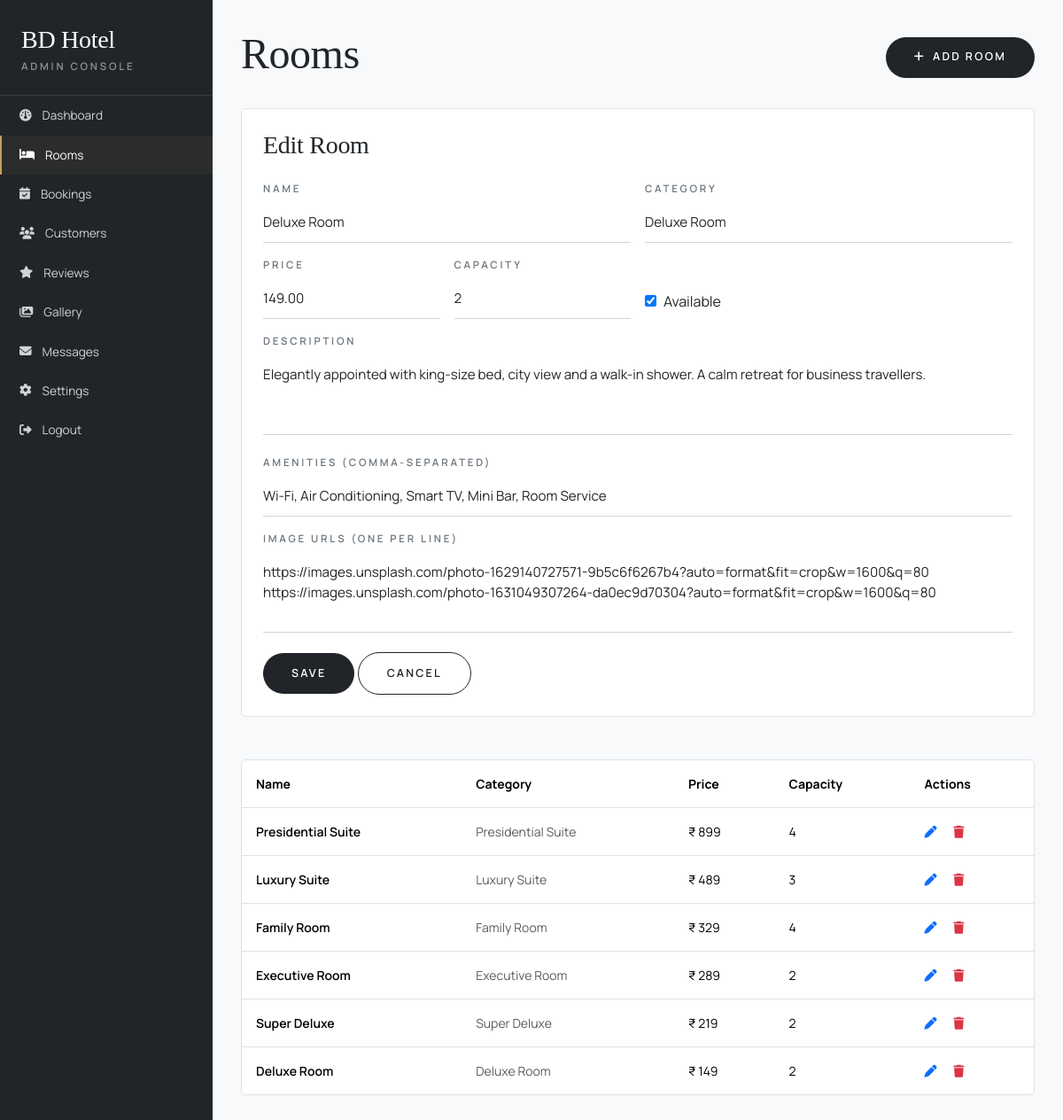
The app's page /admin/rooms.php?edit=1 (signed in) with its own data.
### tables this page shows
CREATE TABLE `rooms` (
  `id`          INT UNSIGNED AUTO_INCREMENT PRIMARY KEY,
  `name`        VARCHAR(150) NOT NULL,
  `category`    VARCHAR(80)  NOT NULL,
  `price`       DECIMAL(10,2) NOT NULL,
  `capacity`    TINYINT UNSIGNED NOT NULL DEFAULT 2,
  `description` TEXT NOT NULL,
  `amenities`   TEXT,                      
  `images`      TEXT,                      
  `available`   TINYINT(1) NOT NULL DEFAULT 1,
  `created_at`  DATETIME NOT NULL DEFAULT CURRENT_TIMESTAMP,
  INDEX `idx_category` (`category`),
  INDEX `idx_price` (`price`)
);

### database/db_connect.php (called while the page is built, shortened)
<?php
function db(): PDO {
    static $pdo = null;
    if ($pdo instanceof PDO) return $pdo;
    $dsn  = 'mysql:host=' . DB_HOST . ';dbname=' . DB_NAME . ';charset=' . DB_CHARSET;
    $opts = [
        PDO::ATTR_ERRMODE            => PDO::ERRMODE_EXCEPTION,
        PDO::ATTR_DEFAULT_FETCH_MODE => PDO::FETCH_ASSOC,
        PDO::ATTR_EMULATE_PREPARES   => false,
    ];
    try {
        $pdo = new PDO($dsn, DB_USER, DB_PASS, $opts);
    } catch (PDOException $e) {
        http_response_code(500);
        exit('Database connection failed: ' . htmlspecialchars($e->getMessage(), ENT_QUOTES));
    }
    return $pdo;
}

### includes/config.php (called while the page is built, shortened)
<?php
require_once __DIR__ . '/../database/db_connect.php';
function e(?string $s): string { return htmlspecialchars((string)$s, ENT_QUOTES, 'UTF-8'); }
function money(float $n): string { return '₹ ' . number_format($n, 0); }

### admin/rooms.php (the view, shortened to what this page needs)
<?php
require_once __DIR__ . '/../includes/config.php';
$edit = null;
if (isset($_GET['edit']) && ctype_digit((string)$_GET['edit'])) {
    $st = db()->prepare('SELECT * FROM rooms WHERE id = ?');
    $st->execute([(int)$_GET['edit']]);
    $edit = $st->fetch();
}
$adding = isset($_GET['add']);
$rows   = db()->query('SELECT * FROM rooms ORDER BY id DESC')->fetchAll();
require __DIR__ . '/_layout.php';
?>
<div class="d-flex justify-content-between align-items-center mb-4">
  <h1 class="font-serif-luxe display-5">Rooms</h1>
  <a class="btn bd-btn-primary ripple" href="?add=1"><i class="fa-solid fa-plus me-2"></i>Add Room</a>
</div>
<?php if ($adding || $edit): ?>
<div class="bg-white p-4 mb-5 border rounded-2">
  <h3 class="font-serif-luxe fs-3 mb-4"><?= $edit ? 'Edit Room' : 'Add Room' ?></h3>
  <form method="post" class="row g-3" data-validate>
    <div class="col-md-6"><div class="label-eyebrow mb-2">Name</div><input required class="bd-input" name="name" value="<?= e($edit['name'] ?? '') ?>"></div>
    <div class="col-md-6"><div class="label-eyebrow mb-2">Category</div>
      <select class="bd-select" name="category">
        <?php foreach (['Deluxe Room','Super Deluxe','Executive Room','Family Room','Luxury Suite','Presidential Suite'] as $c): ?>
          <option <?= ($edit['category'] ?? '')===$c?'selected':'' ?>><?= e($c) ?></option>
        <?php endforeach; ?>
      </select>
    </div>
    <div class="col-md-3"><div class="label-eyebrow mb-2">Price</div><input required type="number" step="0.01" class="bd-input" name="price" value="<?= e($edit['price'] ?? '') ?>"></div>
    <div class="col-md-3"><div class="label-eyebrow mb-2">Capacity</div><input required type="number" class="bd-input" name="capacity" value="<?= e($edit['capacity'] ?? '2') ?>"></div>
    <div class="col-md-6 d-flex align-items-end pb-2"><label class="d-flex align-items-center gap-2"><input type="checkbox" name="available" <?= (!$edit || (int)$edit['available']===1)?'checked':'' ?>> Available</label></div>
    <div class="col-12"><div class="label-eyebrow mb-2">Description</div><textarea required rows="3" class="bd-input" name="description" style="resize:none;"><?= e($edit['description'] ?? '') ?></textarea></div>
    <div class="col-12"><div class="label-eyebrow mb-2">Amenities (comma-separated)</div><input class="bd-input" name="amenities" value="<?= e($edit['amenities'] ?? '') ?>"></div>
    <div class="col-12"><div class="label-eyebrow mb-2">Image URLs (one per line)</div><textarea rows="3" class="bd-input" name="images" style="resize:none;"><?= e($edit['images'] ?? '') ?></textarea></div>
    <div class="col-12"><button class="btn bd-btn-primary">Save</button> <a class="btn bd-btn-outline" href="rooms.php">Cancel</a></div>
  </form>
</div>
<?php endif; ?>
<div class="bg-white border rounded-2 overflow-hidden">
  <table class="table table-borderless mb-0 align-middle small">
    <thead class="bg-light"><tr><th class="p-3">Name</th><th class="p-3">Category</th><th class="p-3">Price</th><th class="p-3">Capacity</th><th class="p-3">Actions</th></tr></thead>
    <tbody>
      <?php foreach ($rows as $r): ?>
        <tr class="border-top">
          <td class="p-3 fw-semibold"><?= e($r['name']) ?></td>
          <td class="p-3 text-muted"><?= e($r['category']) ?></td>
          <td class="p-3"><?= money((float)$r['price']) ?></td>
          <td class="p-3"><?= (int)$r['capacity'] ?></td>
          <td class="p-3">
            <a class="text-primary me-3" href="?edit=<?= (int)$r['id'] ?>"><i class="fa-solid fa-pen"></i></a>
            <a class="text-danger" href="?delete=<?= (int)$r['id'] ?>" onclick="return confirm('Delete this room?');"><i class="fa-solid fa-trash"></i></a>
          </td>
        </tr>
      <?php endforeach; ?>
    </tbody>
  </table>
</div>
<?php require __DIR__ . '/_footer.php'; ?>

### css/style.css (style rules this page uses)
:root { --bd-dark:#212529; --bd-bg:#F8F9FA; --bd-gold:#C5A059; --bd-blue:#0D6EFD; --bd-yellow:#FFC107; --bd-muted:#6c757d; }
* { box-sizing:border-box; }
html,body { margin:0; padding:0; background:var(--bd-bg); color:var(--bd-dark); font-family:'Manrope', -apple-system, sans-serif; scroll-behavior:smooth; -webkit-font-smoothing:antialiased; }
a { text-decoration:none; color:inherit; transition:color .3s ease; }
.font-serif-luxe { font-family:'Cormorant Garamond', serif; font-weight:400; letter-spacing:-0.01em; }
.label-eyebrow { font-size:.72rem; letter-spacing:.24em; text-transform:uppercase; font-weight:600; color:var(--bd-muted); }
.bd-btn-primary { background:var(--bd-dark); color:#fff !important; padding:.85rem 2rem; border-radius:999px; border:none; font-size:.78rem; letter-spacing:.18em; text-transform:uppercase; font-weight:600; transition:background-color .3s ease, transform .3s ease, box-shadow .3s ease; }
.bd-btn-outline { background:transparent; color:var(--bd-dark) !important; padding:.85rem 2rem; border-radius:999px; font-size:.78rem; letter-spacing:.18em; text-transform:uppercase; font-weight:600; border:1px solid var(--bd-dark); transition:background-color .3s ease, color .3s ease; }
.bd-input, .bd-select { width:100%; background:transparent; border:none; border-bottom:1px solid rgba(33,37,41,.2); padding:.65rem 0; font-size:.95rem; color:var(--bd-dark); outline:none; transition:border-color .3s ease; font-family:'Manrope', sans-serif; border-radius:0; }
select.bd-select { appearance:none; background:transparent; }

### records on screen
rooms: name "Deluxe Room", price "149.00", capacity "2", available "☑", description "Elegantly appointed with king-size bed, city view and a walk-in shower. A calm retreat for business travellers.", amenities "Wi-Fi, Air Conditioning, Smart TV, Mini Bar, Room Service", images "https://images.unsplash.com/photo-1629140727571-9b5c6f6267b4?auto=format&fit=crop&w=1600&q=80 https://images.unsplash.com/photo-1631049307264-da0ec9d70304?auto=format&fit=crop&w=1600&q=80", category "Deluxe Room", price "₹ 149"
rooms: name "Presidential Suite", category "Presidential Suite", price "₹ 899", capacity "4"
rooms: name "Luxury Suite", category "Luxury Suite", price "₹ 489", capacity "3"
rooms: name "Family Room", category "Family Room", price "₹ 329", capacity "4"
rooms: name "Executive Room", category "Executive Room", price "₹ 289", capacity "2"
rooms: name "Super Deluxe", category "Super Deluxe", price "₹ 219", capacity "2"

### other values on screen
$it[1] "Dashboard"
$it[1] "Rooms"
$it[1] "Bookings"
$it[1] "Customers"
$it[1] "Reviews"
$it[1] "Gallery"
$it[1] "Messages"
$it[1] "Settings"
form field category "Deluxe Room"
